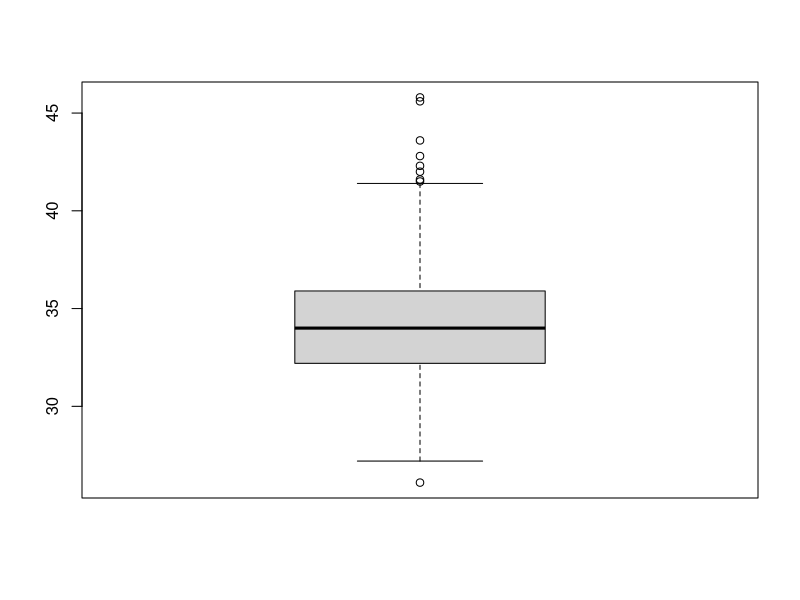
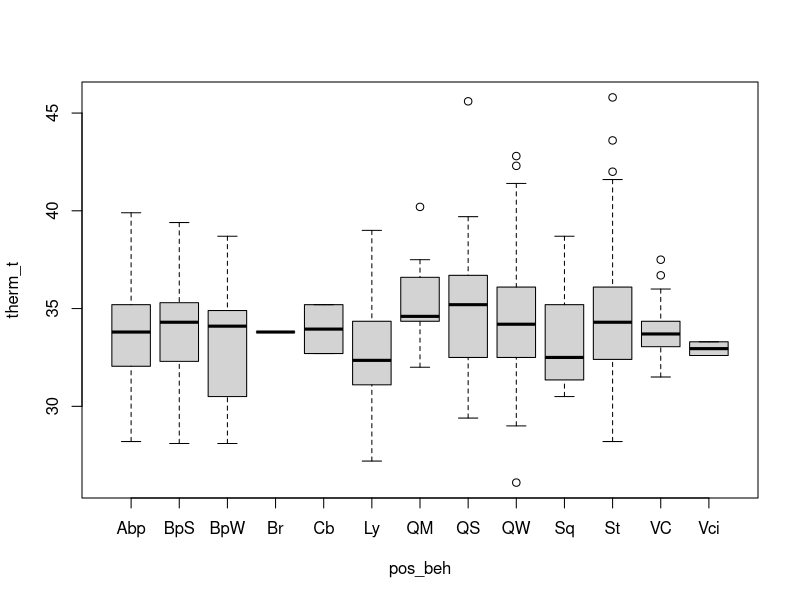
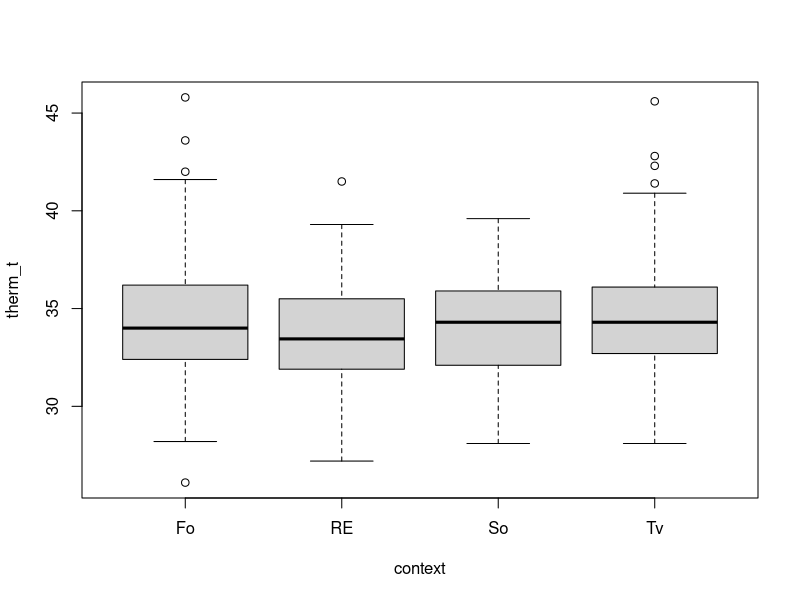
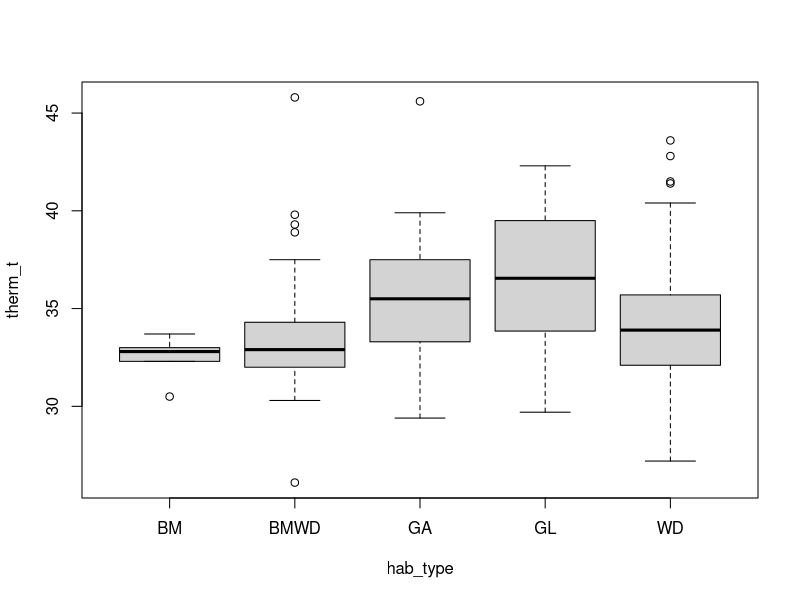
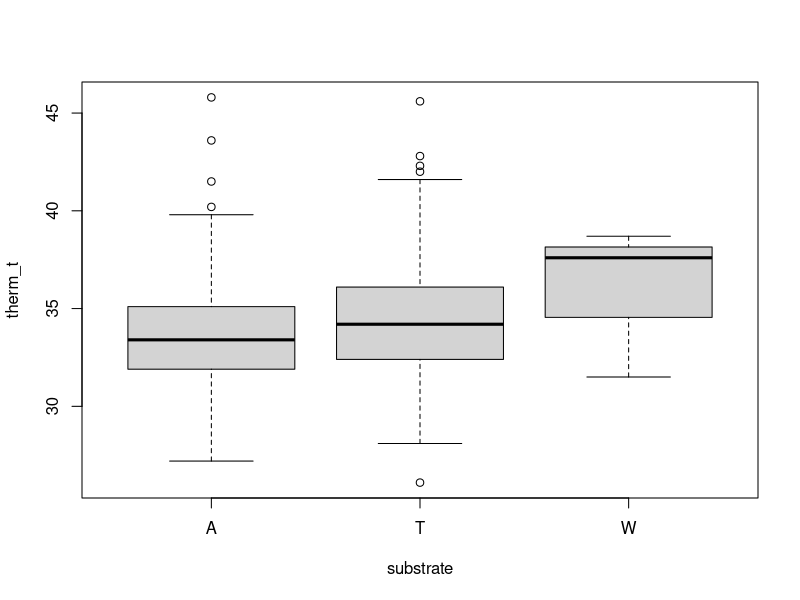
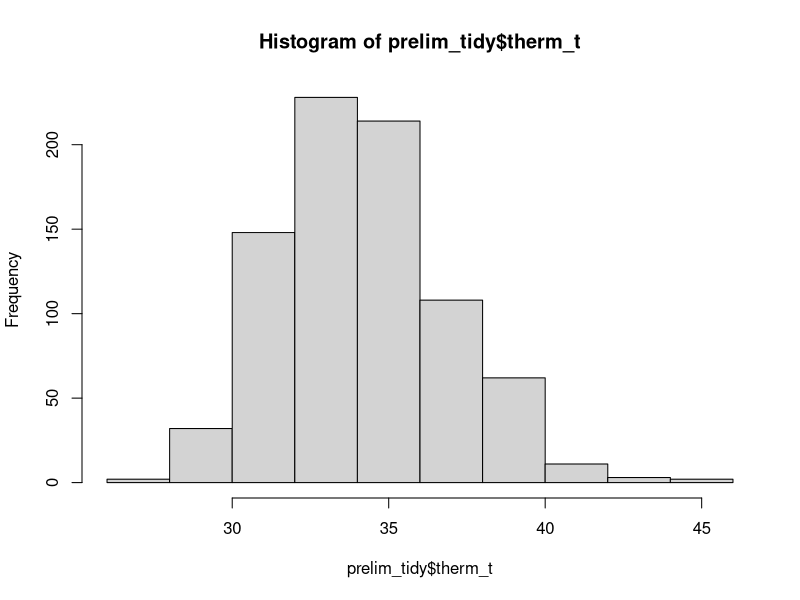
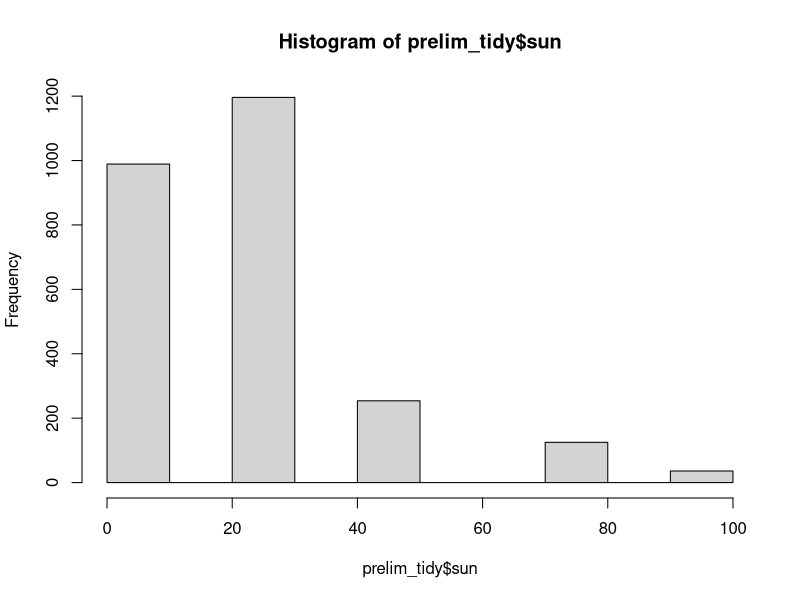
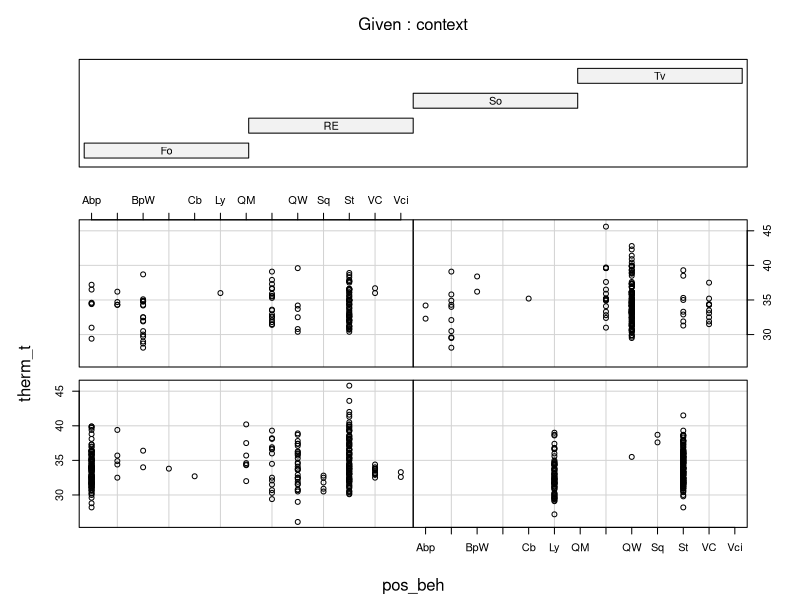

Source code (R) for these figures, in order:
# load libraries
library(tidyverse)
library(readr)
library(lubridate)
library(magrittr)
library(ggplot2)

#read in data
prelim_tidy <- read_csv("_data/_tidy/prelim_data_tidycols.csv")
View(prelim_tidy)

bipedal_data <- read_csv("_summary/bipedal_table.csv")
View(bipedal_data)

str(prelim_tidy)
str(bipedal_data)

## Change to factor and numeric
factor_cols <- c("pos_beh","context", "substrate", "hab_type", "individual")
numeric_cols <- c("sun", "therm_t", "t_lo", "t_hi")

prelim_tidy[factor_cols] <- lapply(prelim_tidy[factor_cols], as.factor)
bipedal_data[factor_cols] <- lapply(bipedal_data[factor_cols], as.factor)

prelim_tidy[numeric_cols] <- lapply(prelim_tidy[numeric_cols], as.numeric)
bipedal_data[numeric_cols] <- lapply(bipedal_data[numeric_cols], as.numeric)

#Summary data
summary(prelim_tidy)
summary(bipedal_data)

#explore using tables
### prelim_tidy
with(prelim_tidy, table(pos_beh, context))
with(prelim_tidy, table(pos_beh, hab_type))
with(prelim_tidy, table(pos_beh, substrate))

with(prelim_tidy, ftable(pos_beh, context, hab_type))
with(prelim_tidy, ftable(pos_beh, context, substrate))

with(prelim_tidy, table(individual, pos_beh))
with(prelim_tidy, ftable(individual, context, pos_beh))

### bipedal_data
with(bipedal_data, table(pos_beh, context))
with(bipedal_data, table(pos_beh, hab_type))
with(bipedal_data, table(pos_beh, substrate))

with(bipedal_data, ftable(pos_beh, context, hab_type))
with(bipedal_data, ftable(pos_beh, context, substrate))

with(bipedal_data, table(individual, pos_beh))
with(bipedal_data, ftable(individual, pos_beh, context))

################################################################################
# Graphics
##boxplot
boxplot(prelim_tidy$therm_t)
boxplot(therm_t ~ pos_beh, data=prelim_tidy)
boxplot(therm_t ~ context, data=prelim_tidy)
boxplot(therm_t ~ hab_type, data=prelim_tidy)
boxplot(therm_t ~ substrate, data=prelim_tidy)

##histogram
hist(prelim_tidy$therm_t)
hist(prelim_tidy$sun)

#coplot
#effect of positional behavior on body temp given context
coplot(therm_t ~ pos_beh | context, data=prelim_tidy)
coplot(therm_t ~ pos_beh | hab_type, data=prelim_tidy)

## plot
plot(prelim_tidy$sun, prelim_tidy$therm_t)
plot(prelim_tidy$time, prelim_tidy$therm_t)

################################################################
## ggplot
## prelim_tidy
ggplot(prelim_tidy, aes(therm_t)) + 
  geom_histogram()

ggplot(prelim_tidy, aes(sun)) + 
  geom_histogram()

ggplot(prelim_tidy, aes(pos_beh, therm_t, color=context)) + 
  geom_boxplot()

## bipedal data
ggplot(bipedal_data, aes(pos_beh, therm_t, color=individual)) + 
  geom_boxplot()

ggplot(bipedal_data, aes(pos_beh, therm_t, color=context)) + 
  geom_boxplot()

ggplot(bipedal_data, aes(context, therm_t, color=pos_beh)) + 
  geom_boxplot()

ggplot(bipedal_data, aes(sun)) + 
  geom_histogram()

